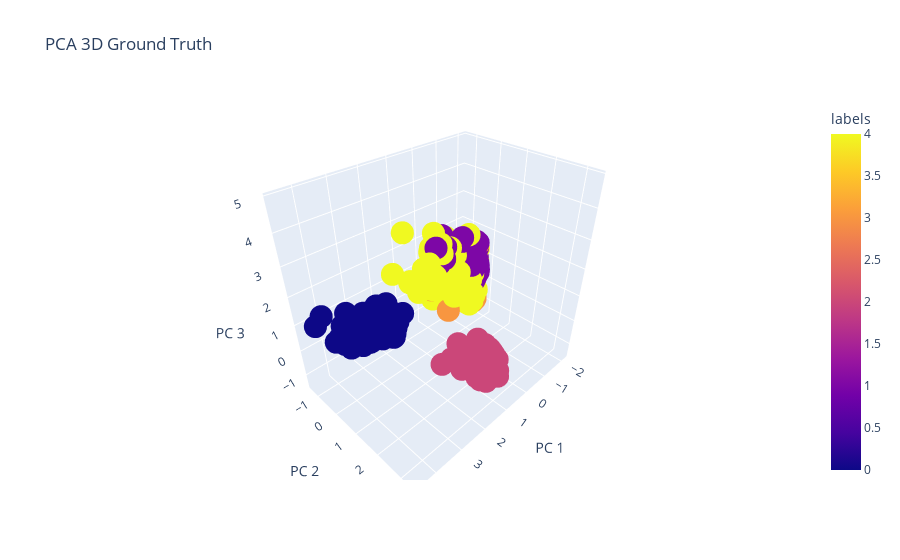

The notebook cell this image was saved under:
### Code cell
import plotly.express as px
fig = px.scatter_3d(
    dfPCA, x='x1', y='x2', z='x3', color=dfPCA['labels'],
    labels={'x1': 'PC 1', 'x2': 'PC 2', 'x3': 'PC 3'}, title='PCA 3D Ground Truth'
)
fig.show()

### Figure 1 — Plotly figure (JSON) as saved in the notebook; plotly's stock layout.template omitted (floating-point values rounded to 4 significant figures; data arrays with more than 128 entries replaced by an {"elided": "..."} marker saying what was removed)
{"data": [{"hovertemplate": "PC 1=%{x}<br>PC 2=%{y}<br>PC 3=%{z}<br>labels=%{marker.color}<extra></extra>", "legendgroup": "", "marker": {"color": {"elided": "1725 int values"}, "coloraxis": "coloraxis", "symbol": "circle"}, "mode": "markers", "name": "", "scene": "scene", "showlegend": false, "type": "scatter3d", "x": {"elided": "1725 float values"}, "y": {"elided": "1725 float values"}, "z": {"elided": "1725 float values"}}], "layout": {"coloraxis": {"colorbar": {"title": {"text": "labels"}}, "colorscale": [[0, "#0d0887"], [0.1111, "#46039f"], [0.2222, "#7201a8"], [0.3333, "#9c179e"], [0.4444, "#bd3786"], [0.5556, "#d8576b"], [0.6667, "#ed7953"], [0.7778, "#fb9f3a"], [0.8889, "#fdca26"], [1, "#f0f921"]]}, "legend": {"tracegroupgap": 0}, "scene": {"domain": {"x": [0, 1], "y": [0, 1]}, "xaxis": {"title": {"text": "PC 1"}}, "yaxis": {"title": {"text": "PC 2"}}, "zaxis": {"title": {"text": "PC 3"}}}, "title": {"text": "PCA 3D Ground Truth"}}}
